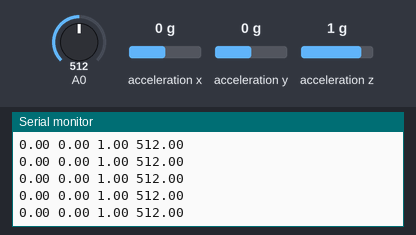
This sketch was run on a simulated Arduino Uno, built with avr-gcc and run on an emulated ATmega328P. On the bench: the last lines printed to the serial monitor. Inputs (shaded band) come from the test bench; at power-on: acceleration x 0 g, acceleration y 0 g, A0 = 512, acceleration z 1 g.

Above: at 1.2 s.
1.3 s: acceleration x set to -1.4 g
At 1.9 s:
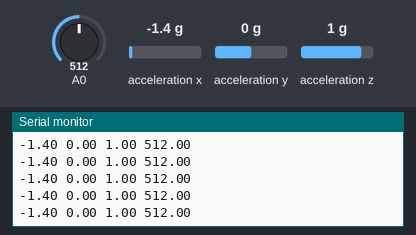
4.3 s: acceleration y set to -1.4 g
At 5.4 s:
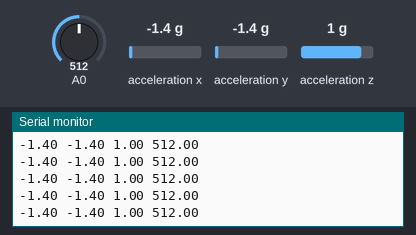
7.3 s: A0 set to 716
At 8.4 s:
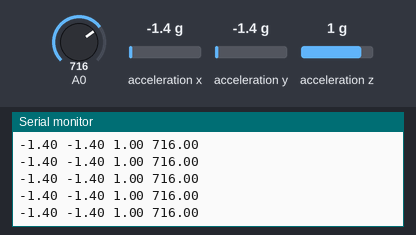
8.8 s: acceleration z set to -1.4 g
At 9.7 s:
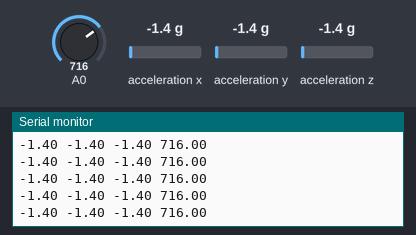
10.3 s: A0 set to 992
At 11.3 s:
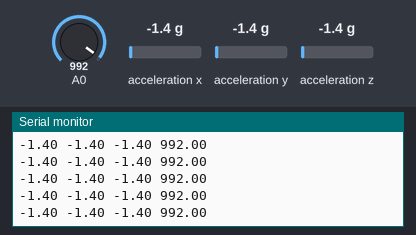
Timing chart, 0 to 13.3 s (numbered marks = the images above; inputs shaded):
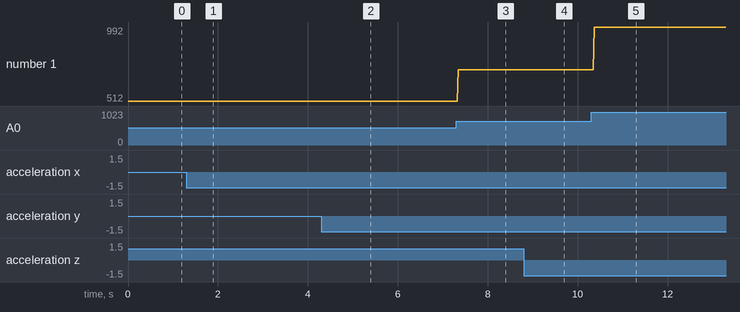

Measured:
- after the input at 1.3 s, the serial monitor: prints a new line after 0.07 s (image 1)
- after the input at 4.3 s, the serial monitor: prints a new line after 0.06 s (image 2)
- after the input at 7.3 s, the serial monitor: prints a new line after 0.05 s (image 3)
- after the input at 8.8 s, the serial monitor: prints a new line after 0.06 s (image 4)
- after the input at 10.3 s, the serial monitor: prints a new line after 0.07 s (image 5)
- plotted number 1: 512 → 716 after the input at 7.3 s, 716 → 992 after the input at 10.3 s

The sketch:

InputDevice.ino
```cpp
#include <Wire.h>
#include <ADXL345.h>

ADXL345 adxl;
int x, y, z;
double g[3];
int sensorValue = 0;

void setup() {
  Serial.begin(9600);
  adxl.powerOn();
}

void loop() {

  adxl.readXYZ(&x, &y, &z);
  adxl.getAcceleration(g);
  Serial.print(g[0]);Serial.print(" ");
  Serial.print(g[1]);Serial.print(" ");
  Serial.print(g[2]);Serial.print(" ");

  sensorValue = analogRead(A0);
  Serial.print(float(sensorValue));//Serial.print(",");

  Serial.println("");

  delay(10);
}
```
